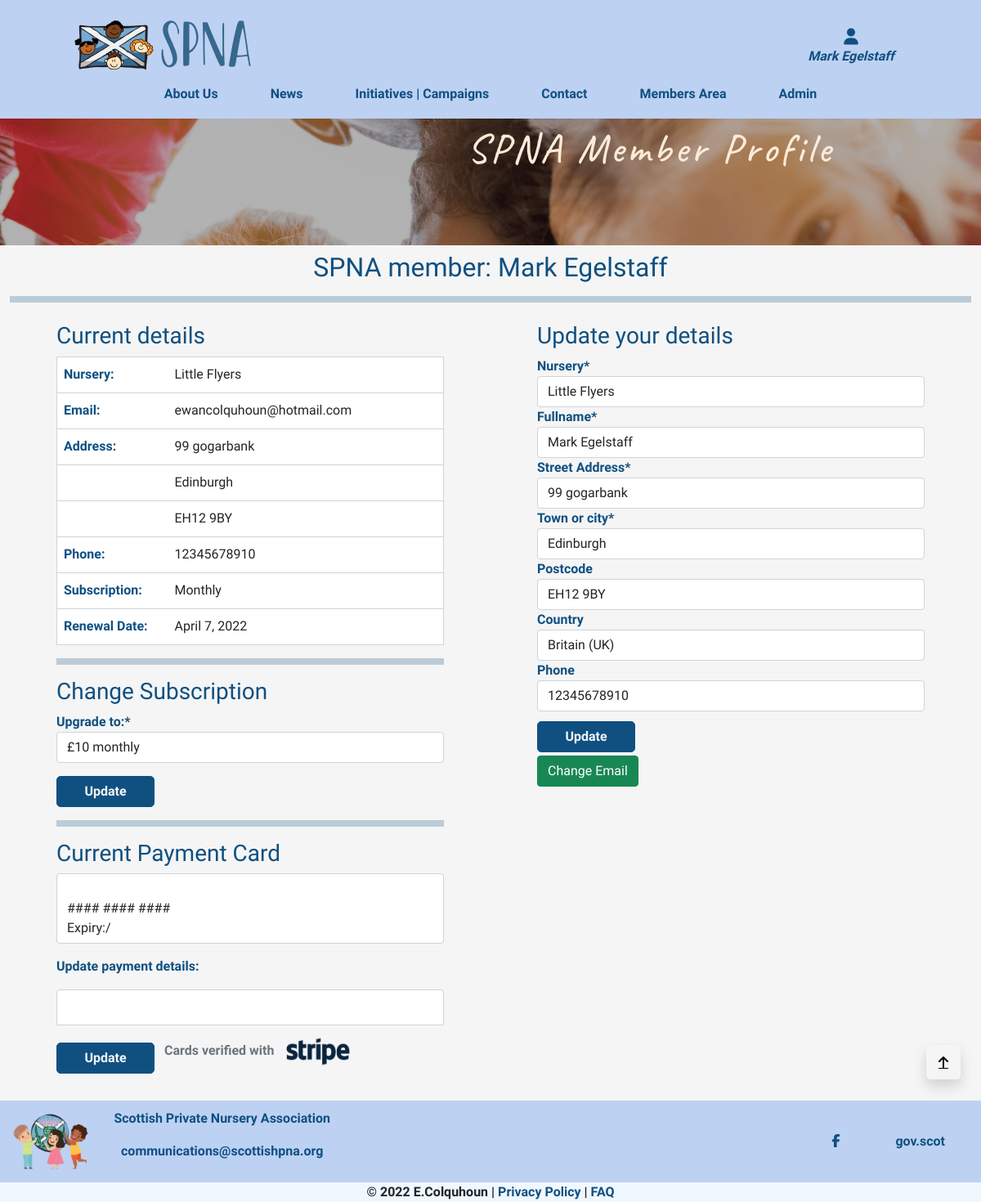
Before: /member/profile/ (signed in) with the older database file.
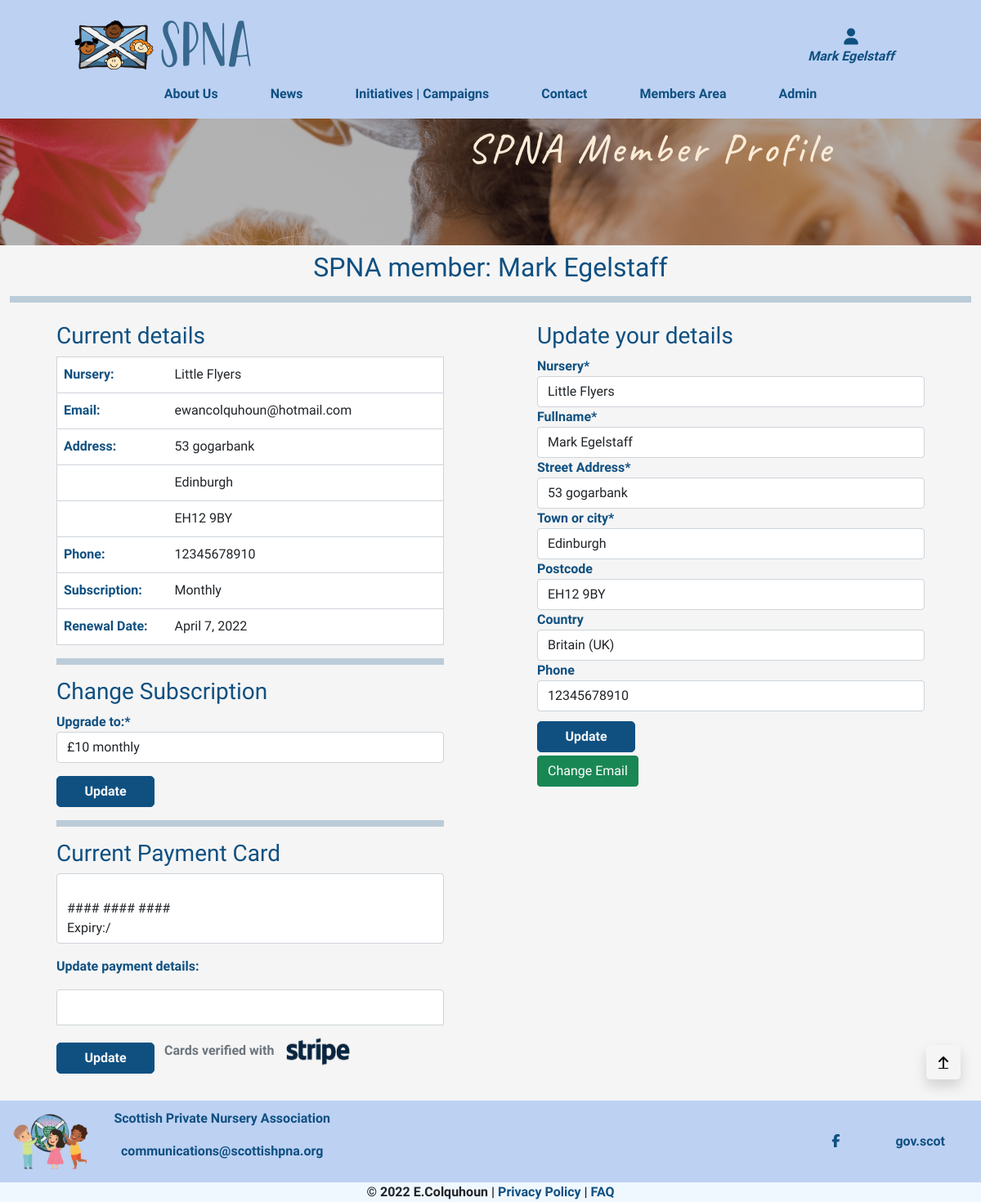
After: the same page with the newer database file.
### member/models.py (models this page shows, shortened)
class SPNAMember(models.Model):
    M = 'Monthly'
    M6 = 'Six Monthly'
    Y = 'Yearly'
    PLAN = (
        (M, '£10 monthly'),
        (M6, '£55 six monthly'),
        (Y, '£100 yearly'),
    )
    user = models.OneToOneField(User, on_delete=models.CASCADE, primary_key=True)
    nursery = models.CharField(max_length=255)
    fullname = models.CharField(max_length=50, null=False, blank=False, default='')
    street_address1 = models.CharField(max_length=80, null=False, blank=False)
    town_or_city = models.CharField(max_length=40, null=False, blank=False)
    postcode = models.CharField(max_length=20, null=True, blank=True)
    country = CountryField(blank_label='Country', null=True, blank=True)
    phone = models.CharField(max_length=15, null=True, blank=True)
    subscription = models.CharField(max_length=16, choices=PLAN, default=1, null=False, blank=False)
    paid_until = models.DateField(null=True, blank=True)
    paid = models.BooleanField(null=True, blank=True, default=False)
    stripe_id = models.CharField(max_length=255)
    sub_id = models.CharField(max_length=255)
    has_cancelled = models.BooleanField(default=False)
    objects = UserManager()

### member/views.py (the view, shortened to what this page needs)
# urls.py: path('profile/', views.profile_view, name='profile_page'),
@login_required
def profile_view(request):
    if not request.user.spnamember.paid:
        messages.error(request, "Sorry only SPNA Members can access this page.")
        return redirect(reverse('home'))
    member = get_object_or_404(SPNAMember, user=request.user)
    default_pm = ''
    upgrade_form = UpgradeForm()
    form = ProfileForm(instance=member)
    template = 'member/profile.html'
    context = {
            'upgrade_form': upgrade_form,
            'form': form,
            'member': member,
            'STRIPE_PUBLIC_KEY': stripe_public_key,
            'pm': default_pm,
        }
    return render(request, template, context)

### member/templates/member/profile.html (shortened to what this page needs)
{% extends "base.html" %}
{% load static %}
{% block extra_css %}
    <link rel="stylesheet" type="text/css" href="{% static 'member/css/member.css' %}">
{% endblock %}
{% block page_header %}
    <div class="container-fluid header-container">
    </div>
{% endblock %}
{% block content %}
<section id="member-image-section">
    <div class="overlay">
        <div class="container-fluid h-100">
            <div class="row h-100">
                <div id="member-text-container"class="col-12 my-auto">
                    <h1 id="member-text" class="title-text">SPNA Member Profile</h1>
                </div>
            </div>
        </div>
    </div>
</section>
<section id="profile-body-section" class="bg-whitesmoke text-blue">
    <div class="container-fluid">
        <div class="row g-0 mx-auto">
            <div class="col-12 p-2 text-center">
                <h2>SPNA member: {{member.fullname}}</h2>
            </div>
            <hr class="d-block p-1 mx-auto admin-hr">
            <div class="col-12 col-md-6 col-lg-5 p-2 mx-auto">
                <h3>Current details</h3>
                <table id="current-details-table">
                        <tr>
                            <td class="p-2 mw-50">Nursery:</td>
                            <td class="black-text p-1 overflow-auto">{{member.nursery}}</td>
                        </tr>
                        <tr>
                            <td class="p-2 mw-50">Email:</td>
                            <td class="black-text p-1 overflow-auto">{{member.user.email}}</td>
                        </tr>
                        <tr>
                            <td class="p-2 mw-50">Address:</td>
                            <td class="black-text p-1 overflow-auto">{{member.street_address1}}</td>
                        </tr>
                        <tr>
                            <td class="p-2 mw-50"></td>
                            <td class="black-text p-1 overflow-auto">{{member.town_or_city}}</td>
                        </tr>
                        <tr>
                            <td class="p-2 mw-50"></td>
                            <td class="black-text p-1 overflow-auto">{{member.postcode}}</td>
                        </tr>
                        <tr>
                            <td class="p-2 mw-50">Phone:</td>
                            <td class="black-text p-1 overflow-auto">{{member.phone}}</td>
                        </tr>
                        <tr>
                            <td class="p-2 mw-50">Subscription:</td>
                            <td class="black-text p-1 overflow-auto">{{member.subscription}}</td>
                        </tr>
                        <tr>
                            <td class="p-2 mw-50">Renewal Date:</td>
                            <td class="black-text p-1 overflow-auto">{{member.paid_until}}</td>
                        </tr>
                </table>
                <hr class="d-block p-1 mx-auto admin-hr">
                <div class="mt-3 my-auto">
                    <div>
                        <h3>Change Subscription</h3>
                    </div>
                    <div>
                        <form id="upgrade-subscription-form" action="{% url 'upgrade' %}" method="POST">
                            {{ upgrade_form|crispy }}
                            <button class="spna-btn btn mt-3">Update</button>
                        </form>
                    </div>
                </div>
                <hr class="d-block p-1 mx-auto admin-hr">
                <div class="mt-3 my-auto">
                    <div>
                        <h3>Current Payment Card</h3>
                        <p class="current-card"><em>{{pm.brand|upper}}</em> <br>
                            #### #### #### {{pm.last4}} <br>
                            Expiry:{{pm.exp_month}}/{{pm.exp_year}}</p>
                    </div>
                    <div>
                        <p>Update payment details:</p>
                    </div>
                    <form id="update-payment-form" action="{% url 'update_payment_method' %}" method="post">
                        <div id="card-element"></div>
                        <button id="submit-updated-payment" class="btn spna-btn mt-3">
                            <span id="button-text" class="">Update</span>
                        </button>
                        <div class="d-inline-block my-auto p-2">
                            <p class="text-muted">Cards verified with <a href="https://stripe.com/gb" target="_blank"><img class="d-inline-block" src="{% get_media_prefix %}stripe/stripe-logo-small.png" width="100px"alt="Stripe logo small"></img></a>
                        </div>
                    </form>
                </div>
            </div>
            <div class="col-12 col-md-6 col-lg-5 p-2 mx-auto">
                <h3>Update your details</h3>
                <form action="{% url 'profile_page' %}" method="POST">
                    {{ form|crispy }}
                    <div class="pt-2 d-block d-md-flex justify-content-between">
                        <button class="btn spna-btn mt-1" type="submit">Update</button>
                    </div>
                </form>
                    <a href="{% url 'account_email' %}" class="btn btn-success mt-1">Change Email</a>
            </div>
        </div>
    </div>
</section>
{% endblock %}

### templates/base.html (shortened to what this page needs)
{% load static %}
{% load crispy_forms_tags %}
{% load tags %}
{% url 'news_page' as news %}
{% url 'profile_page' as profile %}
{% url 'member_area_page' as member_area %}
<!DOCTYPE html>
<html lang="en">
    <head>
        {% block corecss %}
        <link rel="stylesheet prefetch"  type="text/css" href="https://cdnjs.cloudflare.com/ajax/libs/tiny-slider/2.9.4/tiny-slider.css">
        <link href="https://cdn.jsdelivr.net/npm/bootstrap@5.1.3/dist/css/bootstrap.min.css" rel="stylesheet prefetch">
        <link rel="stylesheet prefetch" type="text/css" href="{% static 'css/base.css' %}">
        {% endblock %}
        {% block extra_css %}
        {% endblock %}
    </head>
    <body>
        <header class="fixed-top bg-blue">
            <div class="container-fluid">
                <div id="topnav" class="row pt-lg-2 d-none d-lg-flex g-0">
                    <div class="col-12 col-md-8 mx-auto my-auto py-1 py-lg-0">
                        <a href="{% url 'home' %}" class="nav-link main-logo-link">
                            <img src="{% get_media_prefix %}images/logo.png" alt="SPNA Logo">
                        </a>
                    </div>
                    <div class="col-12 col-md-2 mx-auto my-auto py-lg-0">
                        <div class="text-center other-nav" data-bs-toggle="dropdown">
                            <div><i class="fas fa-user fa-lg"></i></div>
                            <p class="my-0 link-text">
                                {% if request.user.is_authenticated %}<span class="italic">{{user.spnamember.fullname}}</span>{% else %}Join/Login{% endif %}</p>
                        </div>
                            {% include 'includes/account/spna_login.html' %}
                    </div>
                </div>
                <div class="row g-0 cover">
                    <div class="col-12 col-lg-12 mx-auto">
                        <nav class="navbar navbar-expand-lg my-auto bg-blue h-100 w-100" id="navbarNav">
                            <div class="collapse navbar-collapse" id="main-nav">
                                <ul class="navbar-nav my-auto sticky-top">
                                    <li class="nav-item">
                                        <a href="{% url 'about' %}" class="{% if '/about/' in request.path %}active{% endif %}">About Us</a>
                                    </li>
                                    <li class="nav-item ">
                                        <a href="{{news}}" class="{% active request news %}">News</a>
                                    </li>
                                    <li class="nav-item">
                                        <a href="{% url 'initiatives_page' %}" class="{% if '/initiatives/' in request.path %}active{% endif %}">Initiatives | Campaigns</a>
                                    </li>
                                    <li class="nav-item">
                                        <a id="contact-button" data-bs-toggle="modal" data-bs-target="#myModal" href="#myModal">Contact</a>
                                    </li>
                                    {% if request.user.is_authenticated %}
                                        {% if request.user.spnamember.paid %}
                                        <li class="nav-item">
                                            <a href="{{member_area}}" class="{% active request member_area %}">Members Area</a>
                                        </li>
                                        {% endif %}
                                    {% endif %}
                                    {% if request.user.is_authenticated %}
                                        {% if request.user.is_superuser %}
                                        <li class="nav-item">
                                            <a href="{% url 'spna_admin' %}" class="{% if '/spna_admin/' in request.path %}active{% endif %}">Admin</a>
                                        </li>
                                        {% endif %}
                                            {% url 'profile' possible_attribute as url %}
                                    {% endif %}
                                </ul>
                            </div>
                        </nav>
                    </div>
                </div>
            </div>
        </header>
        {% block page_header %}
        {% endblock %}
        {% block content %}
        {% endblock %}
        <div class="btt-button shadow rounded-3" aria-labelledby="Back to top">
            <a id="btt-link"class="btt-link d-flex h-100" href="#" aria-label="Back to top button">
                <i id="btt-arrow" class="fas fa-arrow-up text-black mx-auto my-auto"></i>
            </a>
        </div>
        <footer class=" fixed-bottom">
            <div id="footer" class="container-fluid bg-blue">
                <div id="footer-row" class="row g-0">
                    <div class="col-12 col-lg-8">
                        <div class="d-none d-lg-inline-block">
                            <img class="pl-3" src="{% get_media_prefix %}images/cropped-SPNA_logo_icon.png" width="100px" height="100px" alt="Cropped SPNA logo">
                        </div>
                        <div class="d-block d-lg-inline-block text-center align-middle">
                            <p class="footer-logo text-blue text-center d-none d-md-block">Scottish Private Nursery Association
                            </p>
                            <p class="d-none d-lg-inline-block">
                                <a class="email-link" aria-label="Send an email link" href="mailto:communications@scottishpna.org">communications@scottishpna.org</a>
                            </p>
                        </div>
                    </div>
                    <div id="social-holder" class="col-12 col-lg-4 text-center d-flex">
                        <ul class="social-networks text-blue">
                            <li><a href="https://www.facebook.com/ScottishPNA" class="socials" target="_blank" rel="noopener" aria-label="Visit our Facebook page (opens in a new tab)"><i class="fab fa-facebook-f"></i></a></li>
                            <li><a href="https://www.gov.scot/policies/early-education-and-care/" class="socials" target="_blank" rel="noopener" aria-label="Link to the scottish government childcare page">gov.scot</a></li>
                        </ul>
                    </div>
                </div>
                <div id="inner-lower-footer" class="row">
                    <div class="col-12 text-center">
                        <span><p class="d-inline-block p-0 m-0">&copy 2022 E.Colquhoun</p> | <a id="privacy-policy" href="https://www.privacypolicygenerator.info/live.php?token=cq6yVuA7P1JMIN7gPPh7RXMo1xDmhY6m" target="_blank" rel="noopener">Privacy Policy</a>
                            | <a class="p-0" id="faq-button" data-bs-toggle="modal" data-bs-target="#faqModal" href="#faqModal">FAQ</a></span>
                    </div>
                </div>
            </div>
        </footer>
    </body>
</html>

### templates/includes/account/spna_login.html (shortened to what this page needs)
{% extends "account/base.html" %}
{% load i18n %}
{% load account socialaccount %}
{% load tags %}
{% url 'profile_page' as profile %}
{% url 'member_area_page' as member_area %}

### templates/allauth/account/base.html (shortened to what this page needs)
<!DOCTYPE html>
<html lang="en">
<html>
  <head>
  </head>
  <body>
  </body>
</html>

Changed rows visible on the page:
changed SPNAMember "Mark Egelstaff": street_address1 "99 gogarbank" → "53 gogarbank"
